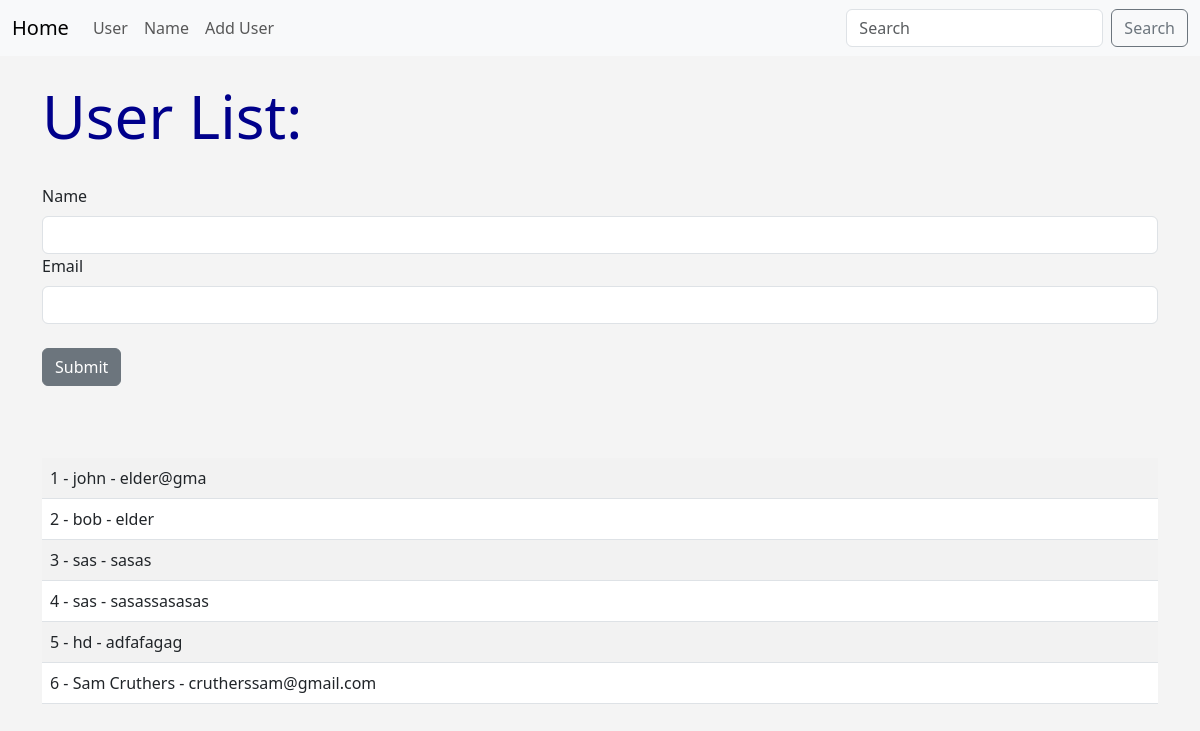
Screenshot of /user/add with the database file from the repository.
### hello.py (models this page shows, shortened)
class Users(db.Model):
    id = db.Column(db.Integer, primary_key=True)
    name = db.Column(db.String(100), nullable=False)
    email = db.Column(db.String(120), nullable=False, unique=True)
    date_added = db.Column(db.DateTime,default=datetime.utcnow)

### hello.py (the view, shortened to what this page needs)
@app.route('/user/add', methods=['GET','POST'])
def add_user():
    name = None
    form = UserForm()
    our_users = Users.query.order_by(Users.date_added)
    return render_template("add_user.html",form=form,name=name,our_users=our_users)

### hello.py
class UserForm(FlaskForm):
    name = StringField("Name", validators=[DataRequired()])
    email = StringField("Email", validators=[DataRequired()])
    submit = SubmitField("Submit")

### templates/add_user.html (shortened to what this page needs)
{% extends 'base.html' %}
{% block content %}
    <!--{% if name %}
        <h1>User added</h1>
    {% else %}-->
    <h1> User List:</h1>
    <br/>
    <form method='POST'>
        {{ form.name.label(class="form-label") }}
        {{ form.name(class="form-control") }}
        {{ form.email.label(class="form-label") }}
        {{ form.email(class="form-control") }}
        <br/>
        {{ form.submit(class="btn btn-secondary") }}
    </form>
    <br/><br/><br/>
    <table class="table table-striped ">
    {% for our_user in our_users %}
    <tr><td>
    {{ our_user.id }} - {{ our_user.name }} - {{ our_user.email }}</td></tr>
    {% endfor %}
    </table>
    {% endif %}
{% endblock %}

### templates/base.html (shortened to what this page needs)
<!doctype html>
<html lang="en">
  <head>
    <link href="https://cdn.jsdelivr.net/npm/bootstrap@5.3.0-alpha1/dist/css/bootstrap.min.css" rel="stylesheet">
    <link href="{{ url_for('static',filename='css/style.css') }}" rel="stylesheet">
  </head>
  <body>
    {% include 'navbar.html' %}
    <br/>
    <div class ="container">
        {% block content %}
        {% endblock %}
    </body>
  </body>
</html>

### templates/navbar.html (shortened to what this page needs)
<nav class="navbar navbar-expand-lg bg-body-tertiary">
    <div class="container-fluid">
      <a class="navbar-brand" href="{{url_for('index')}}">Home</a>
      <div class="collapse navbar-collapse" id="navbarSupportedContent">
        <ul class="navbar-nav me-auto mb-2 mb-lg-0">
            <li class="nav-item">
                <a class="nav-link" href="{{url_for('user', name='Sam')}}"">User</a>
            </li>
            <li class="nav-item">
                <a class="nav-link" href="{{url_for('name', name='Sam')}}"">Name</a>
            </li>
            <li class="nav-item">
              <a class="nav-link" href="{{url_for('add_user')}}"">Add User</a>
            </li>
        </ul>
        <form class="d-flex" role="search">
          <input class="form-control me-2" type="search" placeholder="Search" aria-label="Search">
          <button class="btn btn-outline-secondary" type="submit">Search</button>
        </form>
      </div>
    </div>
  </nav>

### static/css/style.css (style rules this page uses)
h1 { color: darkblue; font-size:60px; }
body { background: #f4f4f4; }

### rows the page displays
Users: id "1", name "john", email "elder@gma"
Users: id "2", name "bob", email "elder"
Users: id "3", name "sas", email "sasas"
Users: id "4", name "sas", email "sasassasasas"
Users: id "5", name "hd", email "adfafagag"
Users: id "6", name "Sam Cruthers", email "crutherssam@gmail.com"
